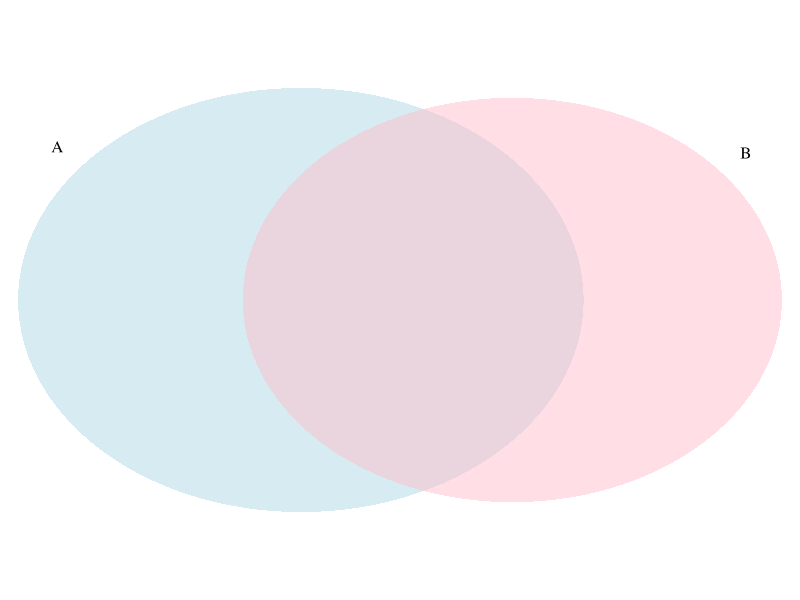
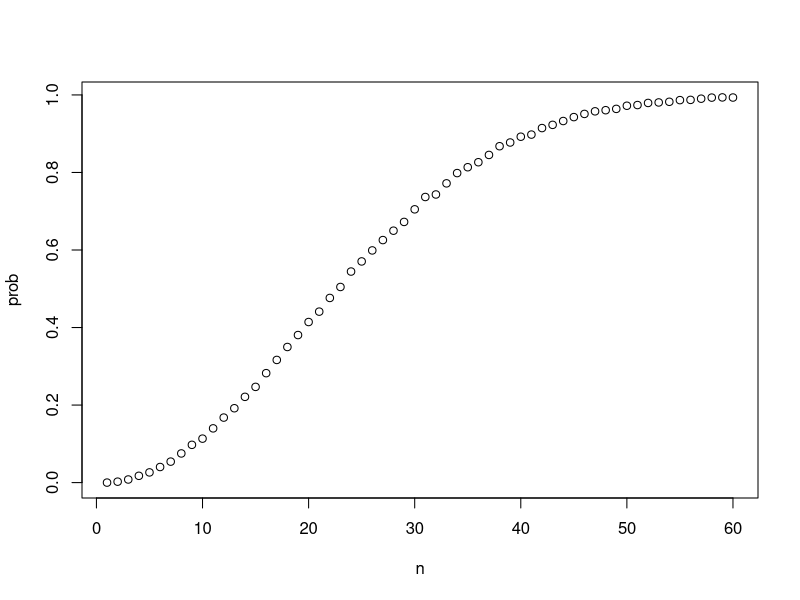
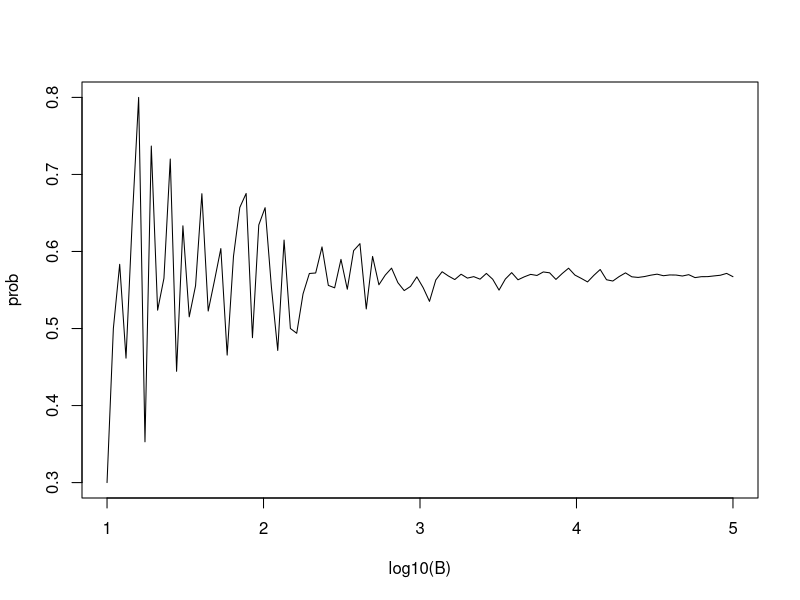

Generate these figures, in order, with R:
## ---- chunk 1
beads <- rep(c("red", "blue"), times = c(2,3))
beads
## ---- chunk 2
sample(beads, 1)
## ---- chunk 3
B <- 10000
events <- replicate(B, sample(beads, 1))
## ---- chunk 4
tab <- table(events)
tab
## ---- chunk 5
prop.table(tab)
## ---- chunk 6
sample(beads, 5)
sample(beads, 5)
sample(beads, 5)
## ---- chunk 7
events <- sample(beads, B, replace = TRUE)
prop.table(table(events))
## ---- chunk 8
# Set the seed so that we get the same outcomes each time
# we run the code even though it is random. We are setting 
# the random number generator. This is great for reproducibility.
set.seed(1)
x <- sample(beads, 5)
## ---- chunk 9
x[2:5]
## ---- chunk 10
number <- "Three"
suit   <- "Hearts"
paste(number, suit)
## ---- chunk 11
paste(letters[1:5], as.character(1:5))
## ---- chunk 12
expand.grid(pants = c("blue", "black"), shirt = c("white", "grey", "plaid"))
## ---- chunk 13
suits   <- c("Diamonds", "Clubs", "Hearts", "Spades")
numbers <- c("Ace", "Deuce", "Three", "Four", "Five", "Six", "Seven", "Eight", "Nine", "Ten", "Jack", "Queen", "King")
deck <- expand.grid(number = numbers, suit = suits)
deck <- paste(deck$number, deck$suit)
## ---- chunk 14
kings <- paste("King", suits)
mean(deck %in% kings)
## ---- chunk 15
library(gtools)
permutations(3, 2)
## ---- chunk 16
hands <- permutations(52, 2, v = deck)
## ---- chunk 17
first_card  <- hands[,1]
second_card <- hands[,2]
## ---- chunk 18
kings <- paste("King", suits)
sum(first_card %in% kings)
## ---- chunk 19
sum(first_card %in% kings & second_card %in% kings) / sum(first_card %in% kings)
## ---- chunk 20
mean(first_card %in% kings & second_card %in% kings) / mean(first_card %in% kings)
## ---- chunk 21
permutations(3,2)
combinations(3,2)
## ---- chunk 22
aces <- paste("Ace", suits)

facecard <- c("King", "Queen", "Jack", "Ten")
facecard <- expand.grid(number = facecard, suit = suits)
facecard <- paste(facecard$number, facecard$suit)

hands <- combinations(52, 2, v = deck)
mean(hands[,1] %in% aces & hands[,2] %in% facecard)
## ---- chunk 23
mean((hands[,1] %in% aces & hands[,2] %in% facecard) | (hands[,2] %in% aces & hands[,1] %in% facecard))
## ---- chunk 24
library(VennDiagram)
grid.newpage()
draw.pairwise.venn(22, 20, 11, category = c("A", "B"), lty = rep("blank", 2), fill = c("light blue", "pink"), alpha = rep(0.5, 2),  cat.dist = rep(0.025, 2), cex=0)
## ---- chunk 25
1/13*16/51 + 16/52*4/51 - 0
## ---- chunk 26
hand <- sample(deck, 2)
hand
## ---- chunk 27
(hands[1] %in% aces & hands[2] %in% facecard) | (hands[2] %in% aces & hands[1] %in% facecard)
## ---- chunk 28
blackjack <- function(){
   hand <- sample(deck, 2)
  (hand[1] %in% aces & hand[2] %in% facecard) | 
  (hand[2] %in% aces & hand[1] %in% facecard)
}
## ---- chunk 29
blackjack()
## ---- chunk 30
B <- 10000
results <- replicate(B, blackjack())
mean(results)
## ---- chunk 31
set.seed(1)
n <- 50
bdays <- sample(1:365, n, replace = TRUE)
## ---- chunk 32
duplicated(c(1,2,3,1,4,3,5))
## ---- chunk 33
any(duplicated(bdays))
## ---- chunk 34
bdays
duplicated(bdays)
## ---- chunk 35
same_birthday <- function(n){
  bdays <- sample(1:365, n, replace=TRUE)
  any(duplicated(bdays))
}

compute_prob <- function(n, B=10000){
  results <- replicate(B, same_birthday(n))
  mean(results)
}
## ---- chunk 36
n <- seq(1,60)
## ---- chunk 37
x <- 1:10
sqrt(x)
y <- 1:10
x*y
## ---- chunk 38
x <- 1:10
sapply(x, sqrt)
## ---- chunk 39
prob <- sapply(n, compute_prob)
plot(n, prob)
## ---- chunk 40
B <- 10^seq(1, 5, len = 100)
compute_prob <- function(B, n = 25){
  same_day <- replicate(B, same_birthday(n))
  mean(same_day)
}
prob <- sapply(B, compute_prob)
plot(log10(B), prob, type = "l")
## ---- chunk 41
exact_prob <- function(n){
  prob_unique <- seq(365, 365-n+1)/365 
  1 - prod(prob_unique)
}
eprob <- sapply(n, exact_prob)
eprob[25]
## ---- chunk 42
B <- 10000
stick <- replicate(B, {
  doors <- as.character(1:3)
  prize <- sample(c("car","goat","goat"))
  prize_door <- doors[prize == "car"]
  my_pick  <- sample(doors, 1)
  show <- sample(doors[!doors %in% c(my_pick, prize_door)],1)
  stick <- my_pick
  stick == prize_door
})
mean(stick)
## ---- chunk 43
switch <- replicate(B, {
  doors <- as.character(1:3)
  prize <- sample(c("car","goat","goat"))
  prize_door <- doors[prize == "car"]
  my_pick  <- sample(doors, 1)
  show <- sample(doors[!doors %in% c(my_pick, prize_door)], 1)
  stick <- my_pick
  switch <- doors[!doors %in% c(my_pick, show)]
  switch == prize_door
})
mean(switch)
